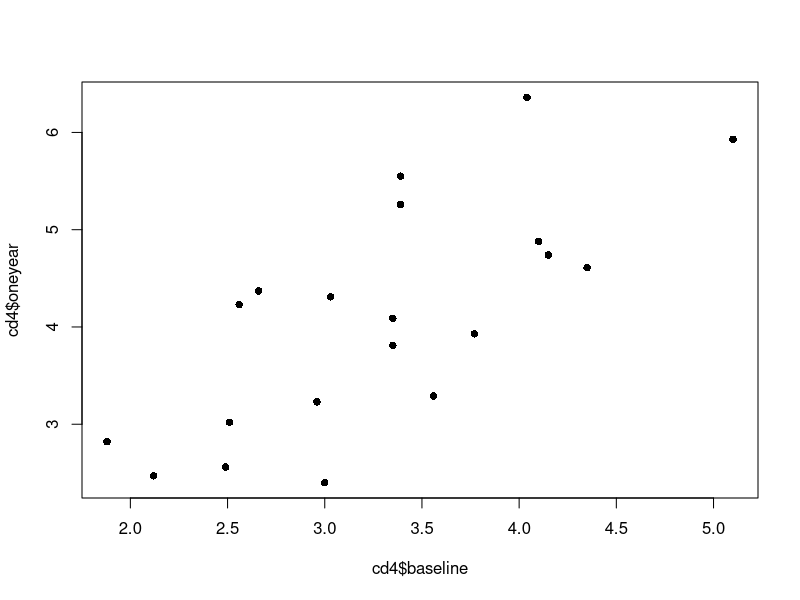
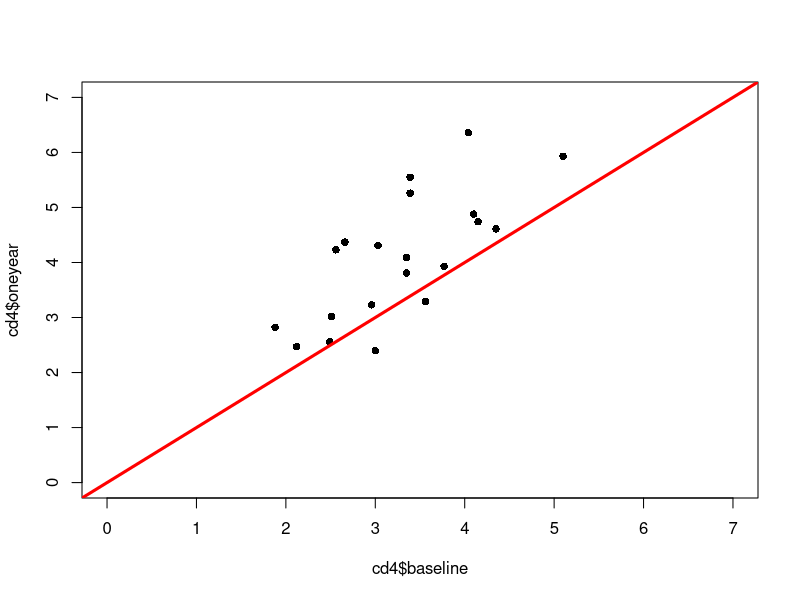
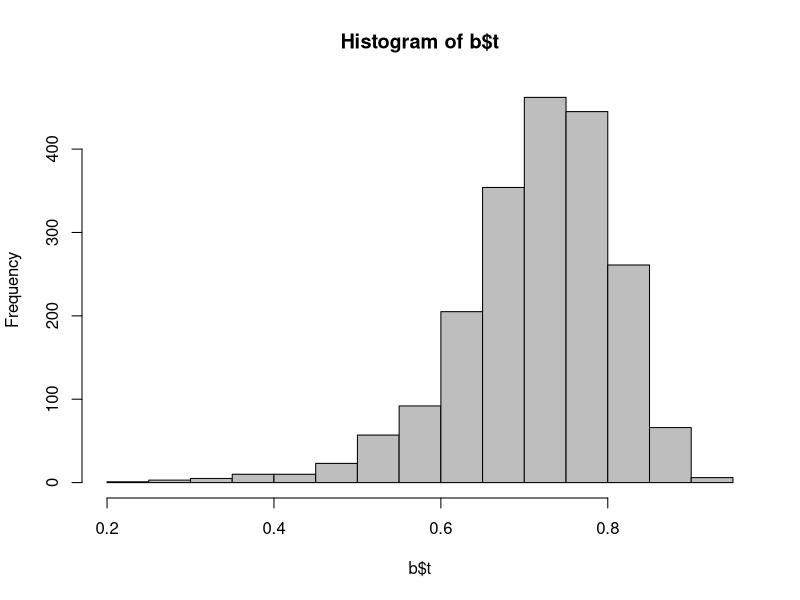
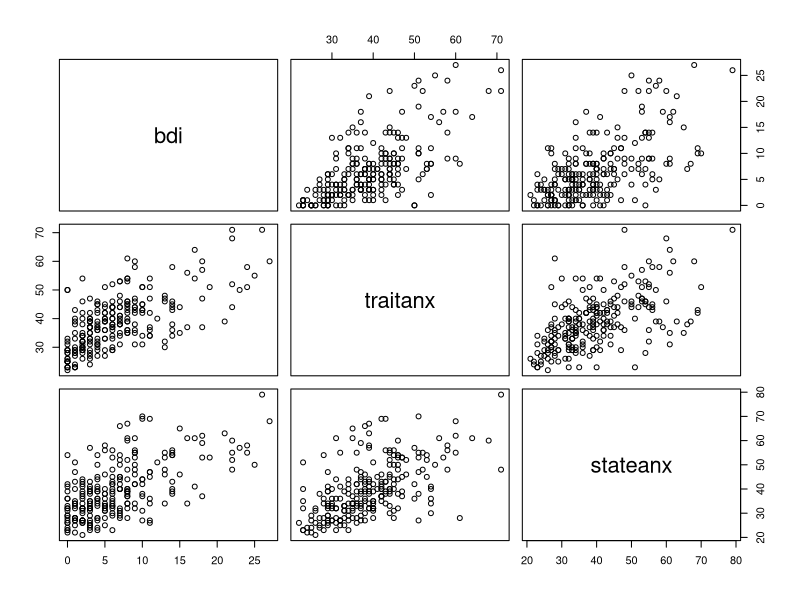
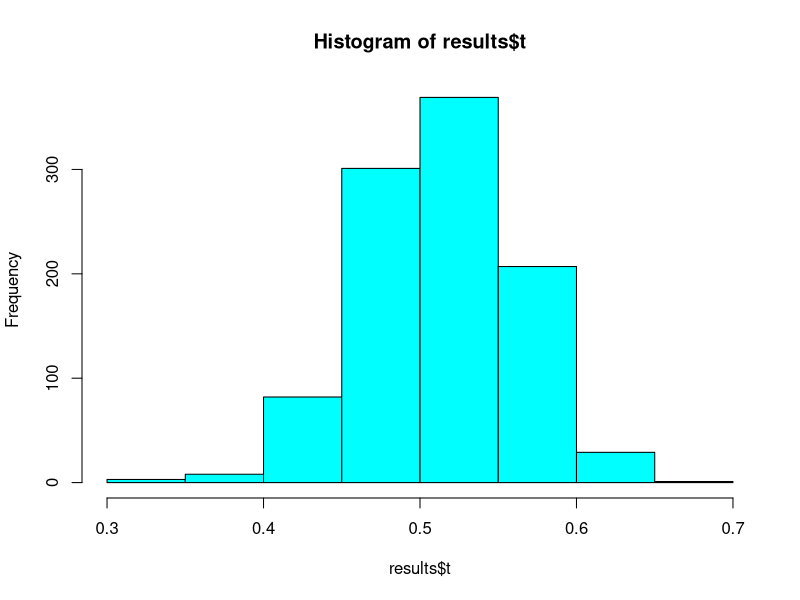
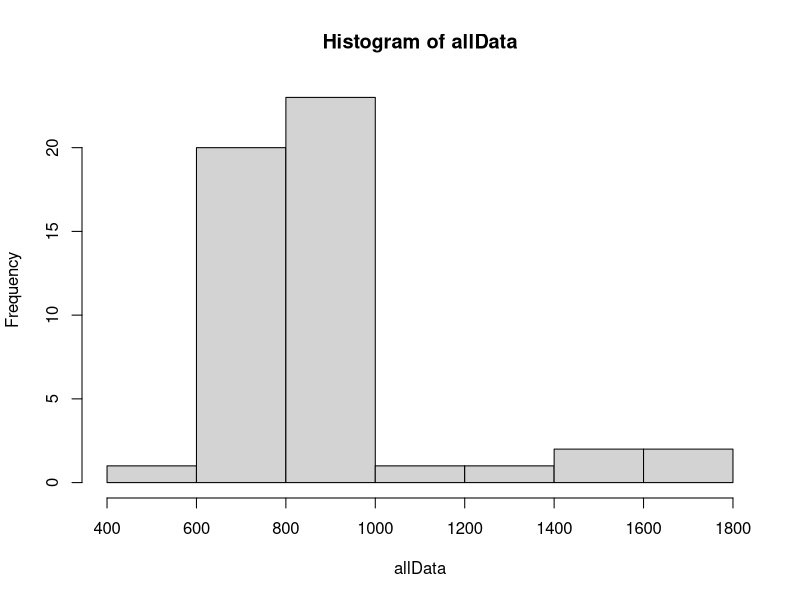
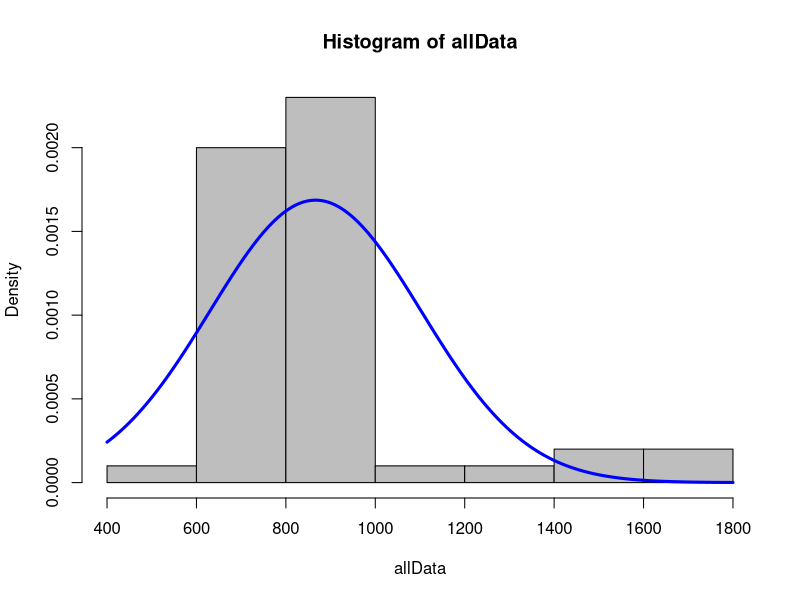
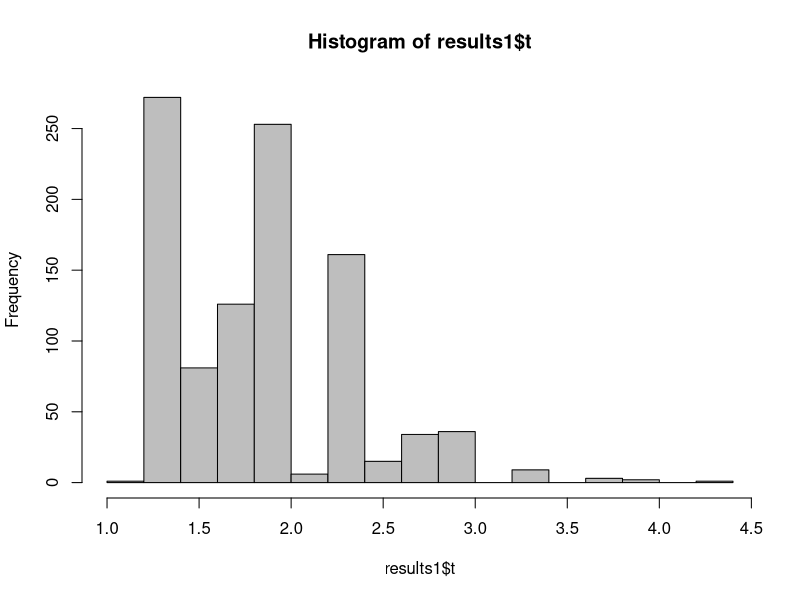

Source code (R) for these figures, in order:
# Additional Bootstrap BCa Examples
#
# The main topics of this workshop are (1) the ideas underlying
# bootstrapping and (2) the use of the BCa (bias corrected and
# accelerated bootstrap) in elementary situations. This file contains
# examples of the BCa bootstrap in use.
#
# 2018.03.04
# Matthew D. Turner
# mturner46@gsu.edu

# Setup

library(boot)
set.seed(1)          # For exact reproducibility of examples



## Correlations
#
# Example: the CD4 data set -- CD4 cell counts at baseline and one
# year later for HIV patients on treatment. Expectation was that
# treatment would lead to **increased CD4 counts at one year**, not
# usually seen in HIV patients.

data(cd4)
head(cd4)

plot(cd4$baseline, cd4$oneyear, pch = 16)

# Are the patients improving? If they are, they should have higher CD4
# levels at one year relative to baseline. How do we visualize this?

plot(cd4$baseline, cd4$oneyear, ylim=c(0,7), xlim=c(0,7), pch = 16)
abline(a = 0, b = 1, lwd = 3, col = "red")  # 45 degree line

# Analysis of the correlation from normal theory models:

cor(cd4$baseline, cd4$oneyear)
cor.test(cd4$baseline, cd4$oneyear)

# Writring a function for boot. We always need a "wrapper function"
# for calling the boot procedure. This is tedious, but it allows us to
# use **anything** as our statistic of interest. If this was done for
# us, we would only be able to use that the designers gave us, or we
# would have to constantly rename our data. So this is a good, if
# tedious, comprimise.

# The model function is:
# usualfunction = function(d,i){
#     do_something(d[i])
# }
#

bootcorf = function(cd4,i){               # Because this function is
  cor(cd4$baseline[i], cd4$oneyear[i])    # only used for cd4, we can
}                                         # make "d" into "cd4"

# Important note for correlations and other data with multiple
# variables: we keep the rows of the matrix together. That is, we
# sample rows, and always use the corresponding baseline and oneyear
# numbers. If we broke that connection, the results would be
# meaningless.

b = boot(cd4, bootcorf, 2000)
boot.ci(b)

cor.test(cd4$baseline, cd4$oneyear)  # For comparison of CIs

# Note that the bootstrap CI is narrower than the normal CI in this
# case. Not something that is guaranteed.

hist(b$t, col = "gray")   # Skew!

# When working with skewed distributions, the general advice is to
# prefer the BCa interval to the percentile. Also note that the
# assumptions of the normal-theory are not met here, so that interval
# is not a good fit for this problem.

# You do not have to get all of the intervals:

boot.ci(b, type = "bca")



# R-squared CI
#
# We will use the "Personality Project" data for some regression
# examples.
#
# For more information, see the website:
#
# http://personality-project.org/r/r.guide.html
#
# Here we will look at BDI (Beck Depression Inventory) versus measures
# of trait and state anxiety

pp <- read.csv("pp_data.csv")
bts <- pp[,c("bdi", "traitanx", "stateanx")]  # Subset the data
summary(bts)
plot(bts)

# Let's model BDI as a function of the other measures

bts.mod <- lm(bdi ~ stateanx + traitanx, data = bts)
summary(bts.mod)

summary(bts.mod)$r.square   # Picks out the R-square from the summary

# Regression model function for boot. When doing bootstrapping on
# cases you have to put the indices (i) for the ROWS; that is, use the
# **comma** as below to pick out entire rows of the data frame!

rsq <- function(d,i){
  bootsample <- d[i,]
  fit <- lm(bdi ~ stateanx + traitanx, data = bootsample)
  summary(fit)$r.square
}

results <- boot(bts, rsq, 1000)

boot.ci(results)

hist(results$t, col="cyan")   # Note the r-square sampling
                              # distribution should not be strictly
                              # normal but is not too terrible here.

# ASIDE:
#
# Note about functions for the boot procedure -- the LAST line of the
# function should evaluate to a SINGLE value, and that is the value
# that will be bootstrapped. There is an optional return statement
# that can be used, but is usually unnecessary:
#
# rsq <- function(d,i){
#   bootsample <- d[i,]
#   fit <- lm(bdi ~ stateanx + traitanx, data = bootsample)
#   return(summary(fit)$r.square)
# }
#
# You will see this in some code, and if you look at the supplemental
# code for bootstrap_t_example.R included in this workshop, it is
# sometimes used to wrap **multiple** return values.



# Regeression Coefficients
#
# Continuing the above example we will get the bootstrapped BCa CIs
# for the estimated regression coefficients (betas) of the model

summary(bts)
summary(bts.mod)
coef(bts.mod)
confint(bts.mod)   # Normal theory CIs

# By now the pattern should be sinking in: (1) build a function for
# the statistic of interest, (2) send it to boot(), then (3) use
# conf.int() to get the results.

betas = function(bts,i){
  bootsample = bts[i,]   # Comma!
  fit = lm(bdi ~ stateanx + traitanx, data = bootsample)
  coef(fit)
}

results = boot(bts, betas, 1000)
boot.ci(results)

# Wait! Where are they all?

boot.ci(results, type="bca", index = 1)
boot.ci(results, type="bca", index = 2)
boot.ci(results, type="bca", index = 3)

# ASIDE:
#
# Trick for printing the results all at once, if you are new to
# for loops, you can look at:
#
# https://datascienceplus.com/how-to-write-the-loop-in-r/
#
# This idea comes from: https://stackoverflow.com/questions/18490713

# This prints the BCa interval as a single row:

boot.ci(results, type="bca", index = 1)$bca

# We can pick out the lower and upper bounds by using indices for the
# columns:

boot.ci(results, type="bca", index = 1)$bca[,4]  # lower, upper is 5

for(i in 1:3){
  lwr = boot.ci(results, type="bca", index = i)$bca[,4]
  upr = boot.ci(results, type="bca", index = i)$bca[,5]
  vnm = variable.names(bts.mod)[i]
  cat(sprintf('%s \t %8.4f \t %8.4f\n', vnm, lwr, upr))
}

# Here are the normal CIs agin:

confint(bts.mod)

# Here the bootstrap and normal CIs are close as this problem is
# amenable to either analysis.



# Trimmed Mean
#
# The trimmed mean is a robust version of the mean where the most
# extreme values are dropped from the calculation. It is good for
# "contaminated normals" -- problems where you have a mostly normal
# distribution but have some outlying points mixed in as well.
#
# A reaction time example
#
# For a given task, people average 800 milliseconds (ms) but on
# occassion they completely miss the target and do not respond for
# more than second and a half (say, 1600 ms) on average. Most of the time
# they are attending, but once in a while they lose interest, drift
# off, and miss. Let's say they drift off 10% of the time.
#
# To understand this problem (perhaps before we spend money and
# collect the data) we can simulate some data.

set.seed(111000)     # For exact reproducibility of examples

N = 50        # Total number of trials for a subject
p = 0.10      # Proportion of times they "miss"

Nc = ceiling(p*N) # The misses; ceil() makes this work for other N, p's
NN = N - Nc       # The attended trials
Nc
NN

DN = rnorm(NN,  mean = 800, sd = 100)  # Means and SDs for the 2 dists
Dc = rnorm(Nc, mean = 1600, sd = 200)

# After making the two bins of misses (contaminated) and attended
# (normal) trials we put the data together into one set. Here they are
# sorted to see what is going on, but that is not necessary and does
# not affect the results.

allData = sort(c(DN, Dc))
allData
hist(allData)

# Here is the mean and a couple of trimmed means:

mean(allData)
mean(allData, trim = 0.10)  # Trim 10% from each end
mean(allData, trim = 0.05)  # Trim  5% from each end

# Maybe we want to make a confidence interval for this case, we may
# try to do it with a normal distribution, but this construction is
# wrong! This interval requires that the data all come from one
# distribution, and that the distribution be normal. Given the usual
# robustness argument, people might do this, but it is not really
# valid!

m = mean(allData)
s = sd(allData)

nCI = m + qt(c(0.025, 0.975), df = N - 1)*(s/N)
nCI

# We can make a picture of the normal distribution we are assuming
# here, and you can decide if the histogram matches it.

hist(allData, col="gray", probability = TRUE)
x = 400:1800
lines(x, dnorm(x, mean=m, sd=s), col="blue", lwd=3)

# New trick in this function: you can pass **extra** information
# through the boot() function into the custom function we write to
# analyze our data. Here the variable named "proportion" contains the
# percentage to be trimmed from the mean. Note that when you do this
# you **have** to use the named parameter style where you write
# "proportion = __" in the boot() function parentheses. And this name
# must match the name given to the extra parameter in the custom
# function.

btm = function(d, i, proportion){
    mean(d[i], trim = proportion)
}

results = boot(allData, btm, 2000, proportion = 0.10) # extra info!
boot.ci(results, type = "bca")
nCI

# Try a bootstrapped median for that example for comparison.



# Ratio of Values
#
# Here we constuct a CI for ratios of city populations. The data is
# included in R as example data. R has a lot of built-in data to let
# you try new things.
#
# u is the 1920 population; x is the 1930 population; so x/u is an
# estimate of population growth for the city. We would like to know
# what the average value of this ratio is for these data.

data(bigcity)
summary(bigcity)

# Compute the ratio for each city:

bigcity$r = bigcity$x / bigcity$u
summary(bigcity)
sort(bigcity$r)

# So the individual rates range from < 1 to 25! Probably not very
# normal! Clearly that large 25 is affecting any average.

bootratio = function(d,i){
  mean(d[i,]$r)
}

results1 = boot(bigcity, bootratio, 1000)
hist(results1$t, col = "gray")
boot.ci(results1)

# What we have done here is look at the average growth rate for big
# cities. This shows how cities are growing. Since cities vary a lot,
# this interval is quite big and the data is a mess (look at the
# histogram!)
#
# Since these are rates, we perhaps should use the geometric mean.
# This mean is the **product** of each of n values, followed by taking
# the n-th root.

georatio = function(d,i){
  psych::geometric.mean(d[i,]$r)   # We use a built in geometric mean
}

results2 = boot(bigcity, georatio, 1000)
hist(results2$t, col = "gray")
boot.ci(results2)

# Effectively we have "normalized" our data here, and so the sampling
# distribution (here approximated by the bootstrap distribution) is
# more normal. It is still long tailed, but the "gappy" appearance is
# gone. This geometric mean reduces the impact of the single large
# rate.

# Note: to somewhat normalize this data and do a (comparable?) t-test
# of a geometric mean we use the log of the ratios.

x = t.test(log(bigcity$r))
x

# But the CI is in the wrong scale -- it was log transformed. It
# should be transformation respecting so we can undo the log at the
# limits of the interval to recover the original scale.

exp(x$conf.int)

# What if we wanted to look at the nation's overall growth rate? For
# this, we might sum the two columns and get a single estimate for the
# ratio.

bigratio = function(d,i){
  sum(d[i,]$x)/sum(d[i,]$u)
}

results3 = boot(bigcity, bigratio, 1000)
hist(results3$t, col="gray")
boot.ci(results3)

# As we might expect, by aggregating across cities, we get a more
# stable estimate of growth rate, but for the nation as a whole. It is
# important to point out, however, that since this data is for big
# cities, it is not a great estimator for the overall US growth rate
# as it neglects the other sorts of towns and cities there.

# EOF
